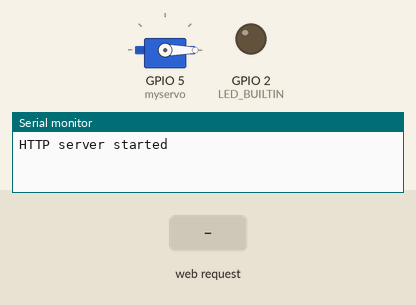
Bench run of a sketch on a simulated ESP8266 (NodeMCU). On the bench: servo, output pins drawn as LEDs (lit = HIGH, except the on-board LED, lit = LOW), the last lines printed to the serial monitor. The test bench sets the inputs (shaded band). WiFi joins after 1.5 s; servers stay silent unless stated.

Above: at 1.7 s.
1.8 s: HTTP request GET /setSERVO?servoState=1 received
At 2.0 s:
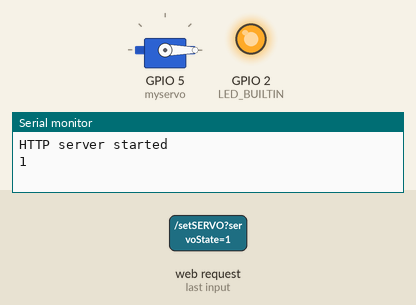
7.8 s: HTTP request GET /setSERVO?servoState=2 received
10.8 s: HTTP request GET /setSERVO?servoState=3 received
At 12.3 s:
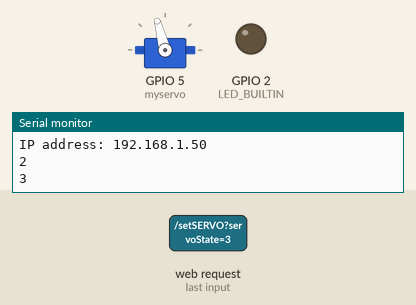
12.7 s: HTTP request GET /setSERVO?servoState=4 received
At 13.8 s:
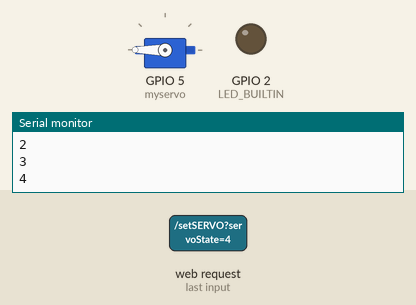
Timing chart, 0 to 15.6 s (numbered marks = the images above; inputs shaded):
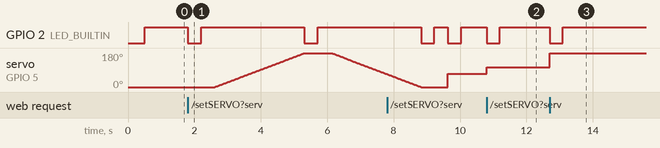

Measured:
- after the input at 1.8 s, GPIO 2 (LED_BUILTIN): alternates HIGH for 3.1 s and LOW for 0.40 s, starting at once; servo on GPIO 5 (myservo): rises from 0° to 180° in 2.7 s, then falls to 69° in 2.5 s
- after the input at 10.8 s, GPIO 2 (LED_BUILTIN): HIGH → LOW at once, → HIGH 0.40 s later; servo on GPIO 5 (myservo): 70° → 105° at once
- after the input at 12.7 s, GPIO 2 (LED_BUILTIN): HIGH → LOW at once, → HIGH 0.40 s later; servo on GPIO 5 (myservo): 105° → 180° at once

The sketch:

NodeMcu_servo_webserver.ino
```cpp
/*
 * Dr.TRonik / YouTube / ARALIK 2023 / İzmir / Türkiye
 * ESP8266 NodeMcu ile, microservo+pot kullanılarak SSR 40VA-H dimmer rölenin Local WebServer ile konrolü...
 * Derleme ve karta yükleme öncesi, tüm kütüphaneler ile kart platformları arduino ide'sine yüklenmiş olmalıdır...
 * YouTube: https://youtu.be/L0Y7vJ57o-k
 * Bağlantılar: https://github.com/ronaer/SSR40VAH_WebServer/blob/main/ssr-40-va-h_bb.jpg
 * Bağlantılar: https://github.com/ronaer/SSR40VAH_WebServer/blob/main/servo_nodemcu_bb.png
*/
/********************************************************************
  GLOBALS___GLOBALS___GLOBALS___GLOBALS___GLOBALS___GLOBALS___
 ********************************************************************/
//ESP & WebServer
#include <ESP8266WiFi.h>
#include <WiFiClient.h>
#include <ESP8266WebServer.h>

ESP8266WebServer server(80);  // 80 nolu port ayarı

//PageIndex dosyası PageIndex.h olarak aynı çalışma klasöründe bulunmalı...
#include "PageIndex.h";

//Servo
#include <Servo.h>  // Servo donanımsal kütüphane...
Servo myservo;      // myservo adında bir servo objesi ıoluşturuldu...

//SSID,Şifre ve diğer tanımlamalar...
#define STA_SSID "SSID"
#define STA_PASSWORD "password"

bool connected = false;
String servoState = "OFF";

/********************************************************************
  VOIDs__VOIDs__VOIDs__VOIDs__VOIDs__VOIDs__VOIDs__VOIDs__VOIDs__VOIDs
********************************************************************/
void handleRoot() {
  String s = MAIN_page;              //HTML içeriği okur...
  server.send(200, "text/html", s);  // Web sayfası olarak istemciye gönderir...
}

//Handling servo control...
void handleServo() {
  String POS = server.arg("servoPOS");
  int pos = POS.toInt();
  myservo.write(pos);
  delay(15);
  Serial.print("Servo Angle:");
  Serial.println(pos);
  server.send(200, "text/plane", "");
}

void controlServo() {
  String t_state = server.arg("servoState");
  Serial.println(t_state);
  int pos;
  if (t_state == "1") {
    servoState = pos;
    control_pilotLed();
    for (pos = 0; pos <= 180; pos += 1) {  // Servo açısı 0'dan 180'e birer dereclik açı ile...
      myservo.write(pos);
      delay(15);
    }
    control_pilotLed();
    for (pos = 180; pos >= 0; pos -= 1) {  // Servo açısı 180'den 0'a birer dereclik açı ile...
      myservo.write(pos);
      delay(15);
    }
    control_pilotLed();
  } else if (t_state == "2") {
    servoState = pos;
    myservo.write(70);
    control_pilotLed();
  } else if (t_state == "3") {
    servoState = pos;
    myservo.write(105);
    control_pilotLed();
  } else if (t_state == "4") {
    servoState = pos;
    myservo.write(180);
    control_pilotLed();
  } else if (t_state == "5") {
    servoState = pos;
    myservo.write(0);
    control_pilotLed();
  } else {
    servoState = "OFF";
  }
  server.send(200, "text/plane", servoState);
}

void statusServo() {
  server.send(200, "text/plane", servoState);
}

void control_pilotLed() {
  digitalWrite(LED_BUILTIN, LOW);
  delay(400);
  digitalWrite(LED_BUILTIN, HIGH);
  delay(400);
}

/********************************************************************
  SETUP___SETUP___SETUP___SETUP___SETUP___SETUP___SETUP___SETUP___
 ********************************************************************/
void setup() {
  Serial.begin(115200);
  delay(500);
  myservo.attach(5, 400, 2500);  // Servo veri pini GPIO 5 / D1'de, alt ve üst limitler tanımlandı...
  myservo.write(0);
  pinMode(LED_BUILTIN, OUTPUT);
  digitalWrite(LED_BUILTIN, HIGH);

  WiFi.setAutoReconnect(true);
  WiFi.begin(STA_SSID, STA_PASSWORD);

  //Webserver başlat ve gelen veriyi servo pozisyonu için ayarlayan fonksiyonlara bağla...
  server.on("/", handleRoot);  //PageIndex.h ile tanımlanan root/açılış web sayfası
  server.on("/setPOS", handleServo);
  server.on("/setSERVO", controlServo);
  server.on("/readSERVO", statusServo);
  server.begin();

  Serial.println("HTTP server started");
}

/********************************************************************
  LOOP__LOOP__LOOP__LOOP__LOOP__LOOP__LOOP__LOOP__LOOP__LOOP__LOOP__
********************************************************************/
void loop() {

  server.handleClient();

  if (WiFi.status() == WL_CONNECTED) {
    if (!connected) {
      connected = true;
      Serial.println("");
      Serial.print("Connected to ");
      Serial.println(STA_SSID);
      Serial.println("WiFi connected");
      Serial.print("IP address: ");
      Serial.println(WiFi.localIP());
    }
  } else {
    if (connected) {
      connected = false;
      Serial.print("Disonnected from ");
      Serial.println(STA_SSID);
    }
  }
}

/* ___İletişim:
e-posta: bilgi@ronaer.com
https://www.instagram.com/dr.tronik2023/
YouTube: Dr.TRonik: https://www.youtube.com/@DrTRonik
PCBWay: https://www.pcbway.com/project/member/shareproject/?bmbno=A0E12018-0BBC-4C
*/
```

PageIndex.h
```cpp
const char MAIN_page[] PROGMEM = R"=====(

<!DOCTYPE html>
<! -- WebPage tasarım kodları -->
<! -- Web sayfamızı const char olarak tanımlayalım ve flash bellek için PROGMEM ile Raw String (R) kullanalım -->
<html>
  <head>
  <meta charset='utf-8'>
		<TITLE>Dr.TRonik YouTube</TITLE>
    <meta name="viewport" content="width=device-width, initial-scale=1">
    <link href="https://use.fontawesome.com/releases/v5.7.2/css/all.css" rel="stylesheet">
    <style>
      html {
        font-family: Calibri;
        display: inline-block;
        margin: 0px auto;
        text-align: center;
      }

      .slidecontainer {
        width: 100%;

      }

      .slider {
        -webkit-appearance: none;
        width: 50%;
        height: 15px;
        border-radius: 5px;
        background: #e8aa0c;
        outline: none;
        opacity: 0.5;
        -webkit-transition: .2s;
        transition: opacity .2s;
      }

      .slider:hover {
        opacity: 2;

      }

      .slider::-webkit-slider-thumb {
        -webkit-appearance: none;
        appearance: none;
        width: 25px;
        height: 25px;
        border-radius: 50%;
        background: #670ce8;
        cursor: pointer;
      }

      .slider::-moz-range-thumb {
        width: 25px;
        height: 25px;
        border-radius: 50%;
        background: #4CAF50;
        cursor: pointer;
      }


   .btn{
    position: relative;
    border-radius: 12px;
    width: 18%;
    height: 35px;
    border: 2px solid #4CAF50;
    outline: none;
    cursor: pointer;
    background-color: #b8f5d0;
    text-align: center;
    text-decoration: none;
    display: inline-block;
    font-size: 20px;
   }
    </style>
  </head>

  <body>
   <body bgcolor=white>
	  <center>
	   <h1><I><B><font color=#f04107>ESP8266 Servo/SSR40VAH Kontrol</font></B> </I></h1>
	   <hr size=1 width=250 align=“center” color=#ed0c75>
     <br><br>
     <div class="slidecontainer"></div>
     <input type="range" min="0" max="180" value="0" class="slider" id="myRange">
     <p><font size="5" color=#9b0ced>Işık Düzeyi: <span id="demo"></span></font></p>
     <font size="4" color=#aca0b8>(0-180) </font>
     <br><br>
     <button type="button" onclick="sendData_btn(1)" class="btn">DEMO</button>
     <br><br>
     <button type="button" onclick="sendData_btn(2)" class="btn"> 1/4</button>
     <button type="button" onclick="sendData_btn(3)" class="btn">1/2</button>
     <br><br>
     <button type="button" onclick="sendData_btn(4)" class="btn">ON</button>
     <button type="button" onclick="sendData_btn(5)" class="btn">OFF</button>
     <label><span id="isiStatusSERVO"></span></label>

      <script>
        setInterval(function() {
        Time_Date();
        }, 1000);

        function sendData(pos) {
         var xhttp = new XMLHttpRequest();
         xhttp.onreadystatechange = function() {
         if (this.readyState == 4 && this.status == 200) {
         console.log(this.responseText);
          }
        };
        xhttp.open("GET", "setPOS?servoPOS="+pos, true);
        xhttp.send();
      }

      function sendData_btn(StatusServo) {
        var xhttp = new XMLHttpRequest();
        xhttp.onreadystatechange = function() {
          if (this.readyState == 4 && this.status == 200) {
            document.getElementById("SERstate1").innerHTML = this.responseText;
          }
        };

        xhttp.open("GET", "setSERVO?;servoState=" + StatusServo, true);
        xhttp.send();
      }

      function getDataSERVO() {
        var xhttp = new XMLHttpRequest();
        xhttp.onreadystatechange = function() {
          if (this.readyState == 4 && this.status == 200) {
            document.getElementById("isiStatusSERVO").innerHTML = this.responseText;
          }
        };
        xhttp.open("put", "readSER", true);
        xhttp.send();
        }
      var slider = document.getElementById("myRange");
      var output = document.getElementById("demo");
      output.innerHTML = slider.value;
      slider.oninput = function() {
        output.innerHTML = this.value;
        sendData(output.innerHTML);
      }

      function Time_Date() {
        var t = new Date();
        document.getElementById("time").innerHTML = t.toLocaleTimeString();
        var d = new Date();
        const dayNames = ["Pazar", "Pazartesi", "Salı", "Çarşamba", "Perşembe", "Cuma","Cumartesi"];
        const monthNames = ["OCAK", "ŞUBAT", "MART", "NİSAN", "MAYIS", "HAZİRAN","TEMMUZ", "AĞUSTOS", "EYLÜL", "EKİM", "KASIM", "ARALIK"];
        document.getElementById("date").innerHTML = d.getDate() + "/" + monthNames[d.getMonth()] + "/" + d.getFullYear()+ "/" + dayNames[d.getDay()];
      }

    </script>

     <br><br>
      <hr size=1 width=250 align=“center” color=#ed0c75>
	<br>
	 <i class="far fa-calendar-check" style="font-size:1.0rem;color:black";></i>
     <span id="date" style="font-size:1.0rem ; "></span>
	 <br>

	 <i class="far fa-clock" style="font-size:1.0rem;color:purple;"></i>
     <span style="font-size:1.0rem;">Saat: </span>
     <span id="time" style="font-size:1.0rem;"></span>
	 <br>
	 <a href=https://www.youtube.com/channel/UCrDlm8ldOOh5cG5prINb77w target=_blank> Dr.TRonik & YouTube...</a>
	 <i class="fab fa-youtube" style="font-size:1.2rem;color:red;"></i>


  </body>

</html>
)=====";
```
